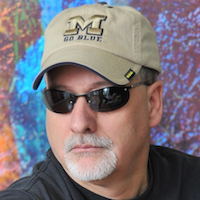
#> input picture Django/extra/css/medium.png, 200 x 200 px
$ python main.py
#> lines starting #> are read from the running program, lines starting #| are printed output that depends on the picture; after the words box and inside, x2 and y2 are one past the last pixel; in counts of white or black regions, pixels touching at a corner belong together
import cv2
import numpy as np
from tkinter.filedialog import *

photo = askopenfilename()
#> the answer given: ../Django/extra/css/medium.png
img = cv2.imread(photo)
#> img is the input picture: shape (200, 200, 3); mean B, G, R 122.1, 116.8, 125.5

grey = cv2.cvtColor(img, cv2.COLOR_BGR2GRAY)
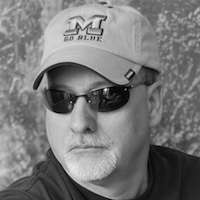
#> grey: shape (200, 200); min 0, max 247, mean 120
grey = cv2.medianBlur(grey, 5)
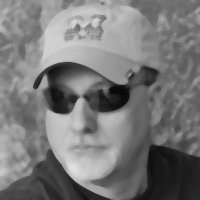
#> grey: shape (200, 200); min 6, max 226, mean 120.2
edges = cv2.adaptiveThreshold(grey, 255, cv2.ADAPTIVE_THRESH_MEAN_C, cv2.THRESH_BINARY, 9, 9)
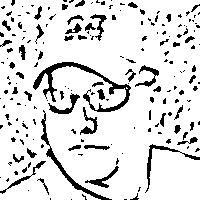
#> edges: shape (200, 200); 86.8% white; 192 black regions (140 under 20 px), largest, box (x1, y1, x2, y2) and area: (33, 62, 131, 112) 914, (41, 110, 112, 200) 463, (145, 144, 200, 193) 264


# cartoonize
color = cv2.bilateralFilter(img, 9, 250, 250)
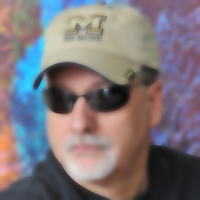
#> color: shape (200, 200, 3); mean B, G, R 122.1, 116.9, 125.6
cartoon = cv2.bitwise_and(color, color, mask=edges)# bitwise_not gives the negative
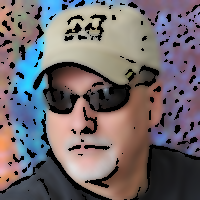
#> cartoon: shape (200, 200, 3); mean B, G, R 108.8, 104.7, 112.5

cv2.imshow("Image", img)
cv2.imshow("Cartoon", cartoon)


# save
cv2.imwrite("cartoon.jpg", cartoon)
cv2.waitKey(0)
cv2.destroyAllWindows()
